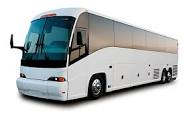
#> input picture bus.jpeg, 185 x 123 px
$ jupyter execute --allow-errors Project-2_YOLO_1.ipynb
#> lines starting #> are read from the running program, lines starting #| are printed output that depends on the picture
### IMPORT REQUIRED LIBRARIES AND DEPENDENCIES

[cell 1]
import cv2
import numpy as np
import matplotlib.pyplot as plt
from PIL import Image

#### Putting .weights, .cfg files

#> (a cell that did not finish here is left out)

[cell 3]
# coco.names file having different object names present
categories=[]
#> (the rest of this cell did not finish here and is left out)

[cell 4]
len(categories)

[cell 5]
image=cv2.imread('bus.jpeg')
#> image is the input picture: shape (123, 185, 3); mean B, G, R 192.3, 191.6, 187.5

[cell 6]
new_image=cv2.dnn.blobFromImage(image,1/255,(320,320),(0,0,0),swapRB=True,crop=False)

[cell 7]
new_image.shape
#> Out = (1, 3, 320, 320)

[cell 8]
# For printing the image
im=new_image[0].reshape(320,320,3)
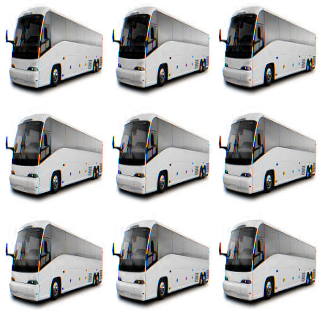
#> im: shape (320, 320, 3) float32; mean of channels 0, 1, 2 0.747, 0.747, 0.747; drawn as B, G, R
plt.imshow(im)
